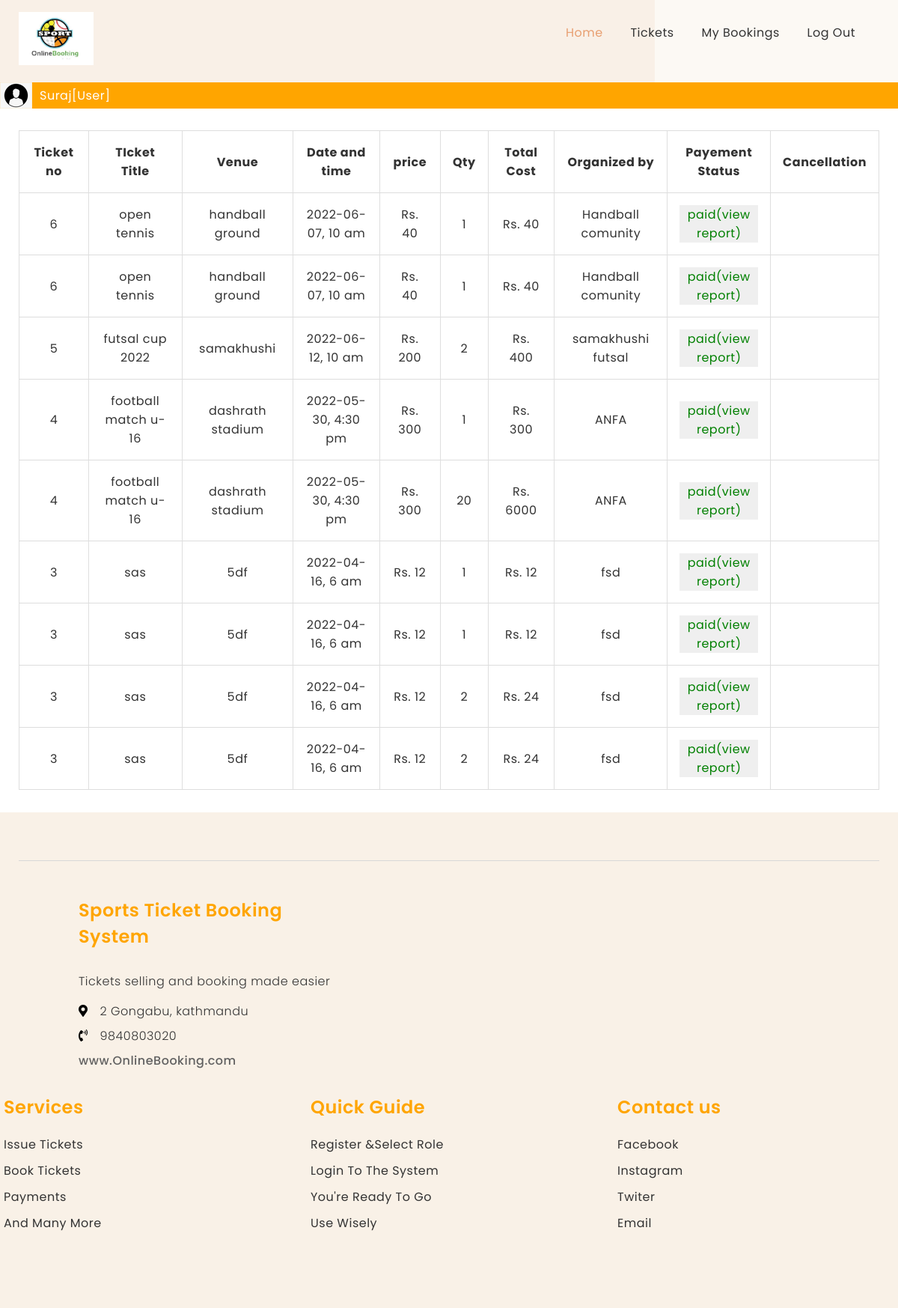
Page /MyBooking.php (signed in) on the committed database.
### tables this page shows
CREATE TABLE `bookings` (
  `b_id` int(11) NOT NULL AUTO_INCREMENT,
  `Ticket_no` int(11) NOT NULL,
  `qty` varchar(1000) NOT NULL,
  `cost` varchar(1000) NOT NULL,
  `Username` varchar(1000) NOT NULL,
  `status` varchar(100) NOT NULL,
  `serial` varchar(5000) NOT NULL,
  PRIMARY KEY (`b_id`),
  KEY `bookings_ibfk_1` (`Ticket_no`),
  CONSTRAINT `bookings_ibfk_1` FOREIGN KEY (`Ticket_no`) REFERENCES `ticket_issue` (`Ticket_no`) ON DELETE CASCADE ON UPDATE CASCADE
);

CREATE TABLE `ticket_issue` (
  `Ticket_no` int(11) NOT NULL AUTO_INCREMENT,
  `Ticket_title` varchar(1000) NOT NULL,
  `Total_tickets` varchar(1000) NOT NULL,
  `venue` varchar(1000) NOT NULL,
  `tdate` text NOT NULL,
  `ttime` varchar(1000) NOT NULL,
  `price` varchar(1000) NOT NULL,
  `organizedby` varchar(1000) NOT NULL,
  `status` varchar(100) NOT NULL,
  `uploader` varchar(1000) NOT NULL,
  PRIMARY KEY (`Ticket_no`)
);

### MyBooking.php (the view, shortened to what this page needs)
<?php
include 'usernav.php';
include 'include/usernamedisplay.php';
include'include/connection.php' ?>
<div class="l-wishlist l-pd-top-4">
        <div class="l-container" style="margin-bottom:30px;min-height:50vh;   "  >
<table border="1"  >
	<tr>
		<th> Ticket no</th>
		<th>TIcket Title</th>
		<th>Venue</th>
		<th>Date and time</th>
		<th>price</th>
		<th>Qty</th>
		<th>Total Cost</th>
		<th>Organized by</th>
		<th> Payement Status</th>
		<th> Cancellation </th>
<?php
$user = $_SESSION['Username'];
	$query="select t.Ticket_no,t.Ticket_title,t.venue,t.tdate,t.ttime,t.price,t.organizedby,b.qty,b.Username,b.cost,b.status ,b.b_id from  ticket_issue t INNER JOIN bookings b  ON t.Ticket_no=b.Ticket_no where Username= '$user' order by b_id DESC"  ;
	$result=mysqli_query($conn,$query) or die(mysqli_error($conn));
	while($arr=mysqli_fetch_array($result,MYSQLI_ASSOC))
	{
	echo "<tr>";
	$id=$arr['b_id'];
	echo "<td>".$arr['Ticket_no']."</td>";
	echo "<td>".$arr['Ticket_title']."</td>";
	echo "<td>".$arr['venue']."</td>";
	echo "<td>".$arr['tdate'].",  ".$arr['ttime']."</td>";
	echo "<td>"."Rs. ".$arr['price']."</td>";
	echo "<td>".$arr['qty']."</td>";
	echo "<td>"."Rs. ".$arr['cost']."</td>";
		echo "<td>".$arr['organizedby']."</td>";
		if ($arr['status']=='paid') {
			echo "<td><a href='pdf/generate.php?id=$id'>  <button  style = \" color:green; \"  >  paid(view report)  </button>  </div>  </a></td>";
		} else {
				echo "<td><a href='payment.php?id=$id'>  <button  style = \" color:blue; \"  >  pay now  </button>  </div>  </a></td>";
		}
		if ($arr['status']!='paid') {
	echo "<td><a href='cancelpayment.php?id=$id'> <button  style = \" color:red; \" >  cancel </button></a> </td>";}
	else{
		echo"<td><a href='#'> <button  style = \" color:red; \" >  </button></a> </td>";
	}
	echo "</tr>";
}
?>
<?php include 'include/footer.php';?>

### usernav.php (shortened to what this page needs)
<!DOCTYPE html>
<html lang="en">
<head>
    <link rel="stylesheet" href="assets/css/main.css">
    <link rel="stylesheet" href="assets/css/owl.carousel.css">
    <link rel="stylesheet" href="assets/css/owl.theme.default.css">
    <link rel="stylesheet" href="assets/css/brands.css">
    <link rel="stylesheet" href="assets/css/fontawesome.css">
    <link rel="stylesheet" href="assets/css/solid.css">
</head>
<body class="l-home">
    <div class="l-wrap-open">
        <div class="l-wrap-close">
            <header class="l-pd-top-bottom-1">
                <div class="l-container">
                    <div class="l-clearfix">
                        <div class="l-logo">
                            <a href="index.html"><img src="assets/img/LEO-2.jpg" alt=""></a>
                        </div>
                        <div class="l-menu">
                            <nav class="navigation l-flex-wrap">
                                <ul>
                                     <li><a href="userportal.php">Home</a></li>
                                    <li><a href="user_ticket.php">Tickets</a></li>
                                    <li><a href="MyBooking.php">My Bookings</a></li>
                                 <li><a href="Logout.php">Log Out</a></li>
                                </ul>
                                    </div>
                                </div>
                        </div>
                    </div>
                </div>

### include/usernamedisplay.php
<div class="profile"  style="float: left; display: inline-block; background-color: orange ; width: 100%;  " >
<img  align="left" src="assets/img/userlogo1.png" style="padding-right: 10px"  >
<div style="padding-top: 5px;  color: white "  >
<?php   echo $_SESSION['Username']."[".$_SESSION['Role']."]"; ?> </div>
</div>

### include/footer.php (shortened to what this page needs)
<footer style="background-color: #f9f1e7;"  >
       <div class="l-container">
           <div class="l-footer-wrap">
               <div class="l-row">
                   <div style="margin-left: 5rem;" class="l-grid-3">
                       <div class="l-footer-catagory"><h4 style="color: orange;"  >Sports Ticket Booking System</h4></div>
                       <div class="l-footer-discription">
                           <p>Tickets selling and booking made easier</p>
                       </div>
                       <div class="l-footer-contact">
                           <div class="l-flex-wrap">
                               <div class="l-footer-icon">
                                   <span><i class="fas fa-map-marker-alt"></i></span>
                               </div>
                               <div class="l-footer-content l-pd-left-1">
                                   <p>2 Gongabu, kathmandu</p>
                               </div>
                           </div>
                           <div class="l-flex-wrap">
                               <div class="l-footer-icon">
                                   <span><i class="fas fa-phone-volume"></i></span>
                               </div>
                               <div class="l-footer-content l-pd-left-1">
                                   <p> 9840803020</p>
                               </div>
                           </div>
                       </div>
                       <div class="l-footer-link">
                           <a href="#">www.OnlineBooking.com</a>
                       </div>
                   </div>
                   <div class="l-grid-2">
                       <div class="l-footer-quicklink">
                           <div class="l-row">
                               <div class="l-grid-3">
                                   <div class="l-footer-catagory"><h4 style="color:orange;"  >Services</h4></div>
                                   <div class="l-footer-quicklink-list">
                                       <ul>
                                           <li><a href="#">Issue Tickets</a></li>
                                           <li><a href="#">Book Tickets</a></li>
                                           <li><a href="#">Payments</a></li>
                                           <li><a href="#">And many more</a></li>
                                       </ul>
                                   </div>
                               </div>
                               <div class="l-grid-3">
                                   <div class="l-footer-catagory"><h4 style="color:orange">Quick Guide </h4></div>
                                   <div class="l-footer-quicklink-list">
                                       <ul>
                                           <li><a href="#">Register &select Role</a></li>
                                           <li><a href="#">Login to the system</a></li>
                                           <li><a href="#">You're ready to go</a></li>
                                           <li><a href="#">Use wisely</a></li>
                                       </ul>
                                   </div>
                               </div>
                               <div class="l-grid-3">
                                   <div class="l-footer-catagory"><h4 style="color:orange"  >Contact us </h4></div>
                                   <div class="l-footer-quicklink-list">
                                       <ul>
                                           <li><a href="#">facebook</a></li>
                                           <li><a href="#">instagram</a></li>
                                           <li><a href="#">twiter</a></li>
                                           <li><a href="#">Email </a></li>
                                       </ul>
                                   </div>
                               </div>
                           </div>
                       </div>
                   </div>
               </div>
           </div>
       </div>
   </footer>
   <div class="cd-cart-container empty">
       <div class="cd-cart">
       </div>
   </div>

### assets/css/solid.css (style rules this page uses)
.fa, .fas { font-family: 'Font Awesome 5 Free'; font-weight: 900; }

### rows in the picture
bookings: Ticket_no.Ticket_no "6", Ticket_no.Ticket_title "open tennis", Ticket_no.venue "handball ground", Ticket_no.tdate "2022-06-07", Ticket_no.ttime "10 am", Ticket_no.price "40", qty "1", cost "40", Ticket_no.organizedby "Handball comunity", status "paid" (drawn)
bookings: Ticket_no.Ticket_no "6", Ticket_no.Ticket_title "open tennis", Ticket_no.venue "handball ground", Ticket_no.tdate "2022-06-07", Ticket_no.ttime "10 am", Ticket_no.price "40", qty "1", cost "40", Ticket_no.organizedby "Handball comunity", status "paid" (drawn)
bookings: Ticket_no.Ticket_no "5", Ticket_no.Ticket_title "futsal cup 2022", Ticket_no.venue "samakhushi", Ticket_no.tdate "2022-06-12", Ticket_no.ttime "10 am", Ticket_no.price "200", qty "2", cost "400", Ticket_no.organizedby "samakhushi futsal", status "paid" (drawn)
bookings: Ticket_no.Ticket_no "4", Ticket_no.Ticket_title "football match u-16", Ticket_no.venue "dashrath stadium", Ticket_no.tdate "2022-05-30", Ticket_no.ttime "4:30 pm", Ticket_no.price "300", qty "1", cost "300", Ticket_no.organizedby "ANFA", status "paid" (drawn)
bookings: Ticket_no.Ticket_no "4", Ticket_no.Ticket_title "football match u-16", Ticket_no.venue "dashrath stadium", Ticket_no.tdate "2022-05-30", Ticket_no.ttime "4:30 pm", Ticket_no.price "300", qty "20", cost "6000", Ticket_no.organizedby "ANFA", status "paid" (drawn)
bookings: Ticket_no.Ticket_no "3", Ticket_no.Ticket_title "sas", Ticket_no.venue "5df", Ticket_no.tdate "2022-04-16", Ticket_no.ttime "6 am", Ticket_no.price "12", qty "1", cost "12", Ticket_no.organizedby "fsd", status "paid" (drawn)
bookings: Ticket_no.Ticket_no "3", Ticket_no.Ticket_title "sas", Ticket_no.venue "5df", Ticket_no.tdate "2022-04-16", Ticket_no.ttime "6 am", Ticket_no.price "12", qty "1", cost "12", Ticket_no.organizedby "fsd", status "paid" (drawn)
bookings: Ticket_no.Ticket_no "3", Ticket_no.Ticket_title "sas", Ticket_no.venue "5df", Ticket_no.tdate "2022-04-16", Ticket_no.ttime "6 am", Ticket_no.price "12", qty "2", cost "24", Ticket_no.organizedby "fsd", status "paid" (drawn)
bookings: Ticket_no.Ticket_no "3", Ticket_no.Ticket_title "sas", Ticket_no.venue "5df", Ticket_no.tdate "2022-04-16", Ticket_no.ttime "6 am", Ticket_no.price "12", qty "2", cost "24", Ticket_no.organizedby "fsd", status "paid" (drawn)

### other values in the picture
$_SESSION['Username'] "Suraj"
$_SESSION['Role'] "User"
